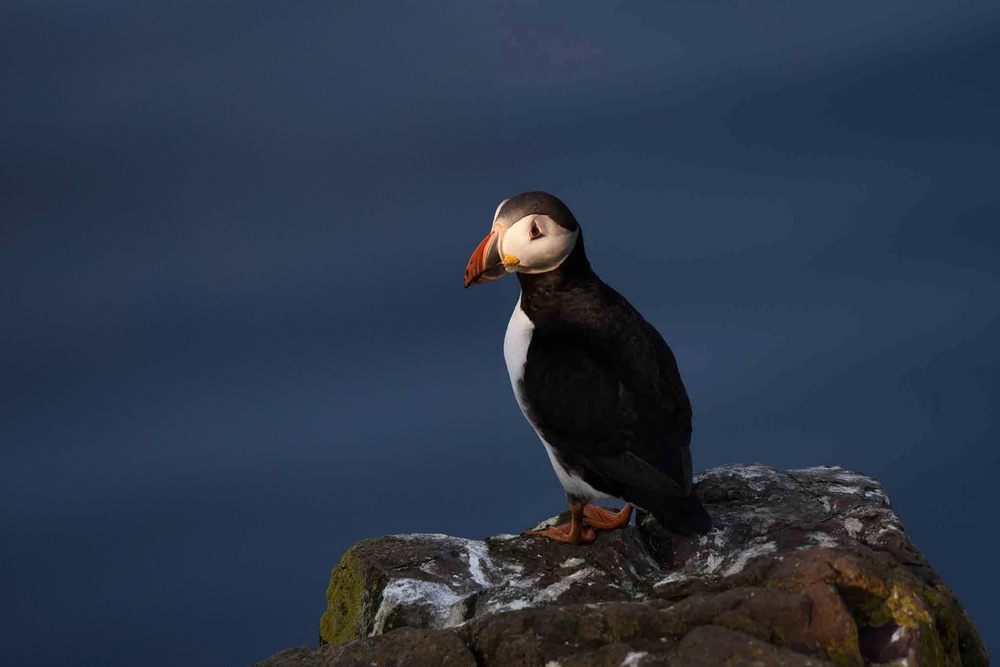
#> input picture 1imag.jpg, 1000 x 667 px, shrunk from 2048 x 1367 before the run, found by its file name
$ python 5th.py
#> lines starting #> are read from the running program, lines starting #| are printed output that depends on the picture; after the words box and inside, x2 and y2 are one past the last pixel; in counts of white or black regions, pixels touching at a corner belong together
import cv2
import numpy as np

# Read an example image
image = cv2.imread("C:\\Users\\pavit\\Downloads\\cv_projects\\1imag.jpg")
#> image is the input picture: shape (667, 1000, 3); mean B, G, R 72.4, 54.5, 43.5
cv2.imshow("Original image",image)

# Convert the image to grayscale
gray_image = cv2.cvtColor(image, cv2.COLOR_BGR2GRAY)
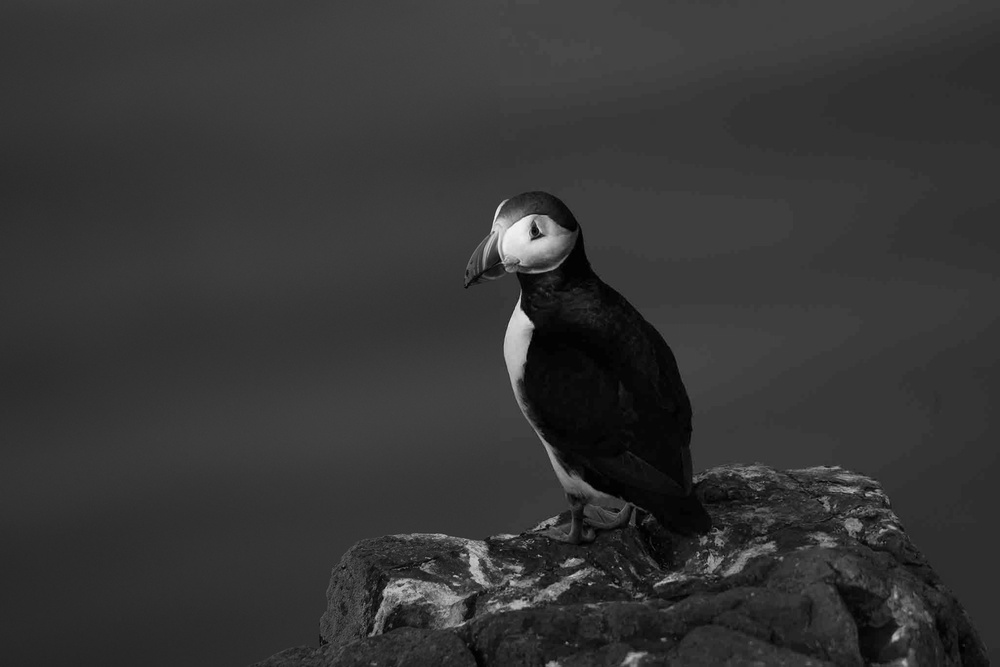
#> gray_image: shape (667, 1000); min 0, max 248, mean 53.2

# Apply thresholding to create a binary image
_, binary_image = cv2.threshold(gray_image, 127, 255, cv2.THRESH_BINARY)
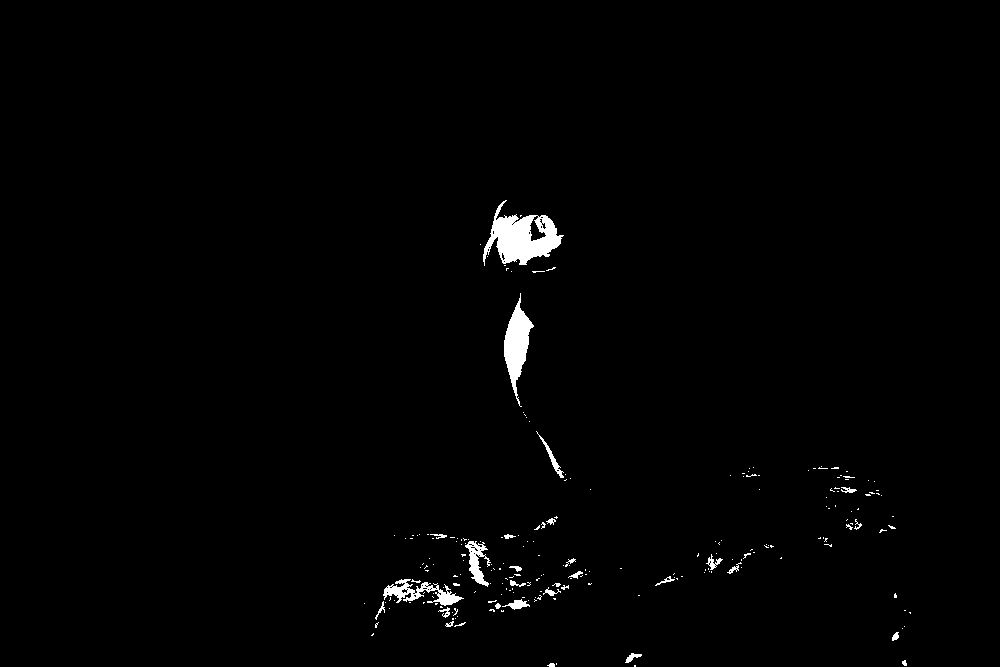
#> binary_image: shape (667, 1000); 1.1% white; 221 white regions (191 under 20 px), largest, box (x1, y1, x2, y2) and area: (483, 200, 564, 266) 2563, (504, 293, 534, 407) 1470, (383, 579, 464, 606) 837
cv2.imshow("binary image",binary_image)

# Define a kernel for erosion and dilation
kernel = np.ones((5, 5), np.uint8)

# Apply erosion
erosion_image = cv2.erode(binary_image, kernel, iterations=1)
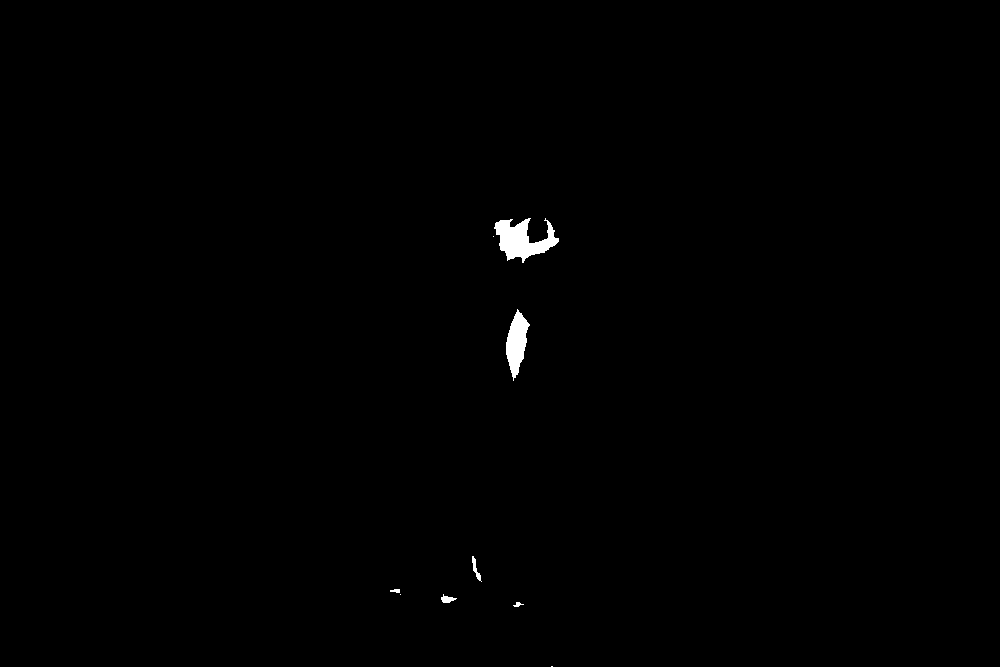
#> erosion_image: shape (667, 1000); 0.4% white; 9 white regions (3 under 20 px), largest, box (x1, y1, x2, y2) and area: (494, 218, 559, 263) 1491, (506, 309, 530, 381) 964, (472, 556, 482, 582) 88, (441, 594, 457, 603) 78, (390, 589, 400, 593) 30, (513, 602, 524, 607) 29
cv2.imshow("eroded image",erosion_image)

# Apply dilation
dilation_image = cv2.dilate(binary_image, kernel, iterations=1)
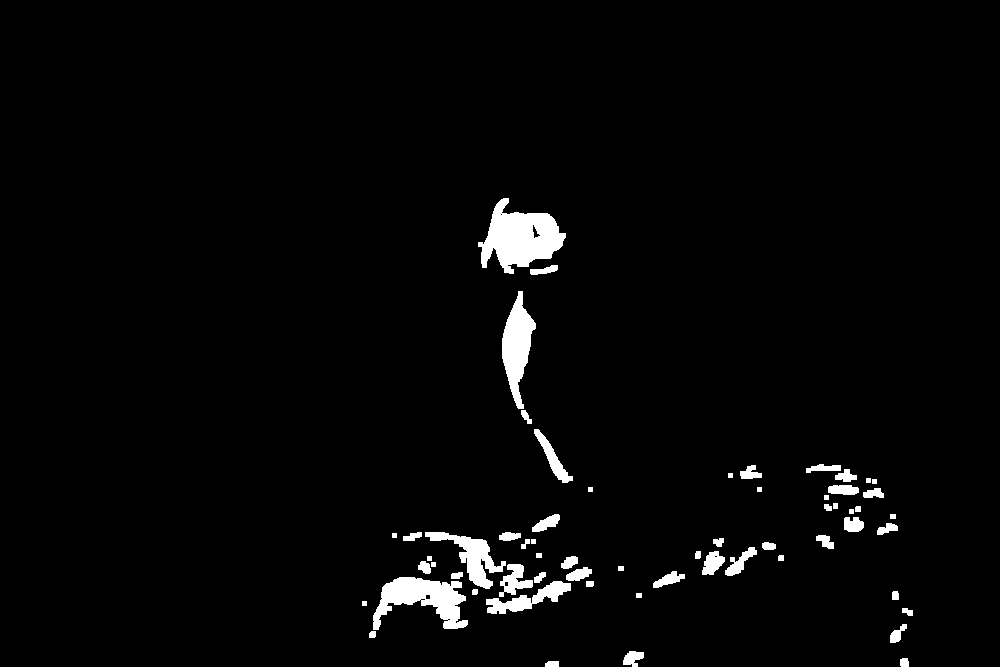
#> dilation_image: shape (667, 1000); 2.7% white; 61 white regions, largest, box (x1, y1, x2, y2) and area: (478, 198, 566, 274) 3702, (373, 577, 468, 630) 2659, (502, 291, 536, 409) 2096
cv2.imshow("dilated image" ,dilation_image)

# Wait for a key press and then close the windows
cv2.waitKey(0)
cv2.destroyAllWindows()
